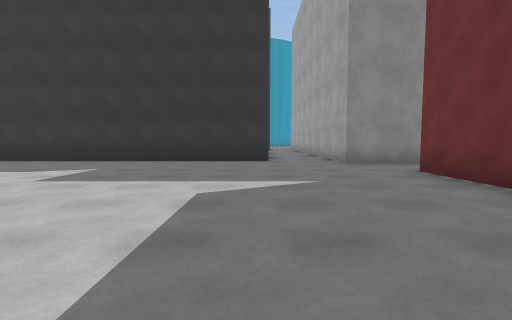
[1] (above)

24 first-person views from a walk through a scene from a Unity 3-D project. The camera is 1.2 m above the floor, tilts 4° down and sees 85° across. The floor is counted in squares, 2 m on a side. Each view is taken from the middle of a square. On the plan, view 1 faces up. The plan holds only what a view shows up to about 9 squares ahead; the rest is blank. The place goes on beyond the plan. The player character is not drawn. Surface patterns are stand-ins for the level's own textures.

[2]
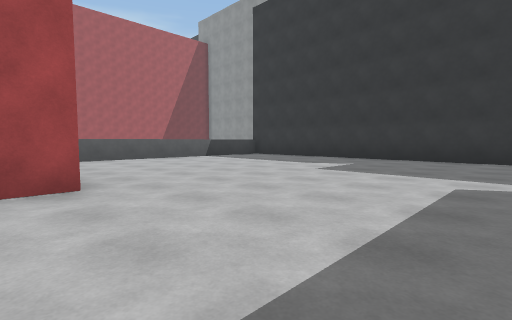

[3]
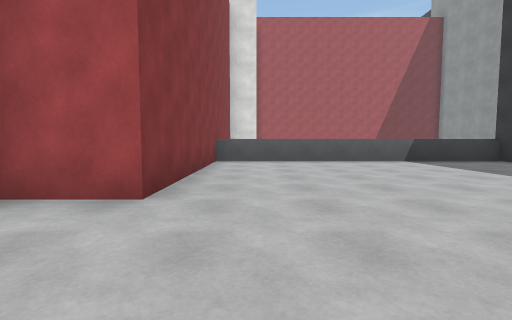

[4]
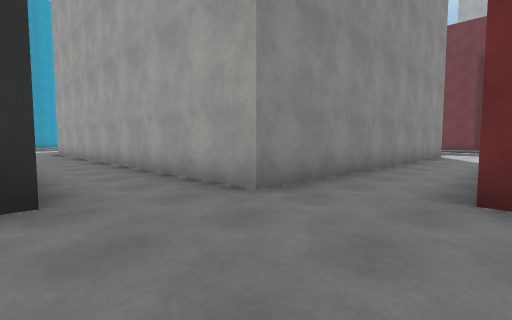

[5]
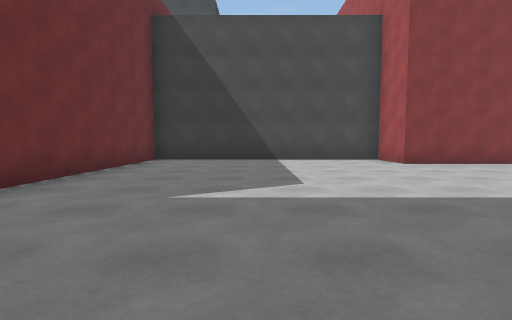

[6]
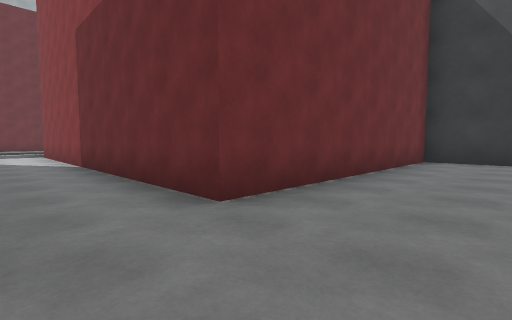

[7]
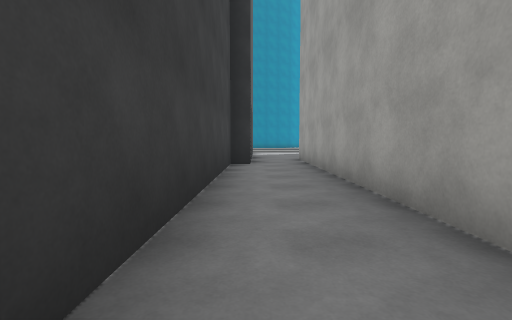

[8]
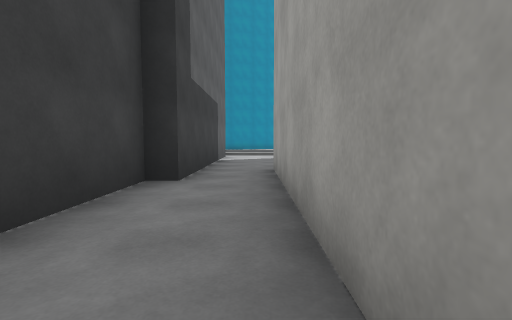

[9]
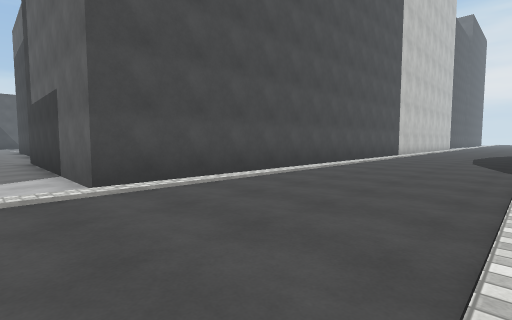

[10]
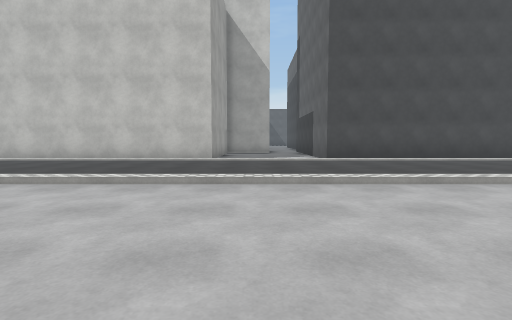

[11]
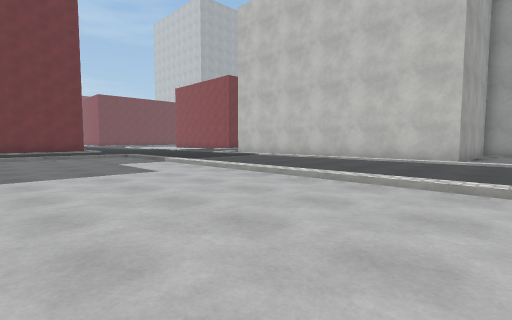

[12]
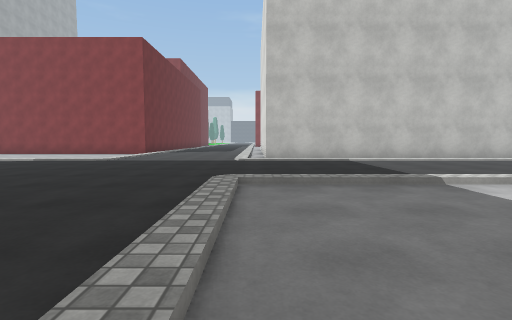

[13]
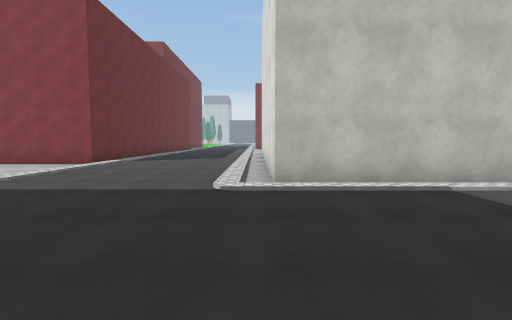

[14]
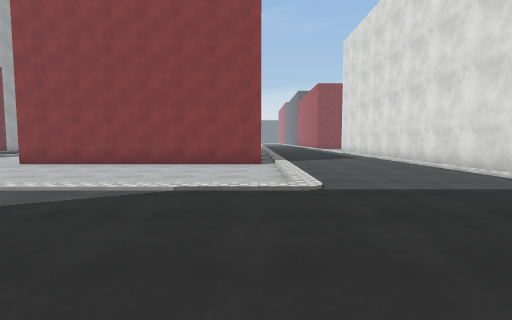

[15]
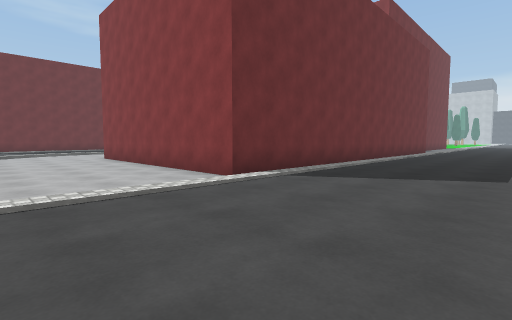

[16]
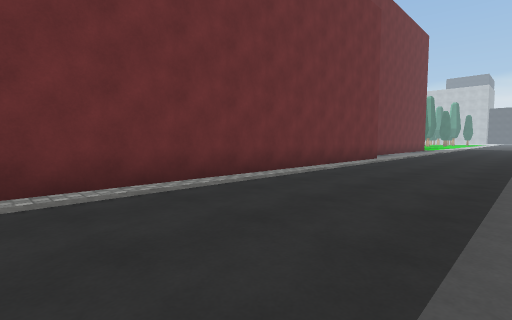

[17]
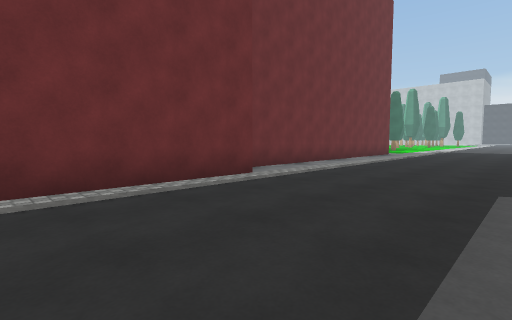

[18]
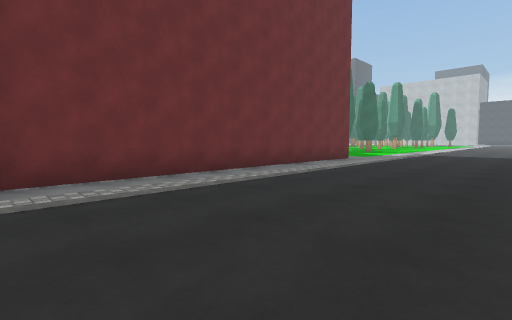

[19]
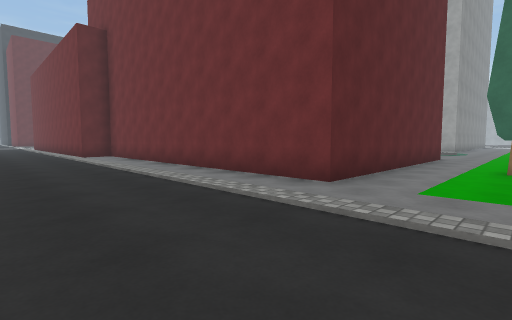

[20]
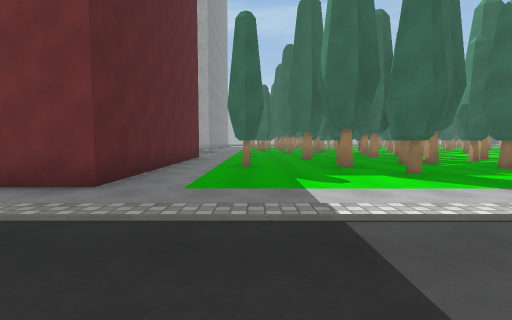

[21]
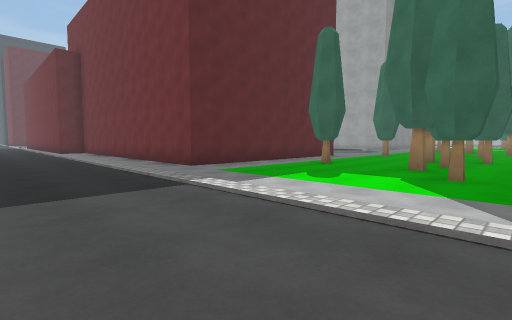

[22]
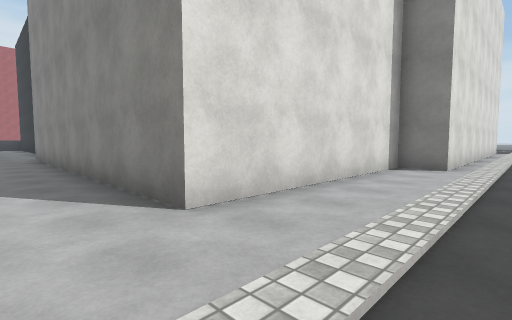

[23]
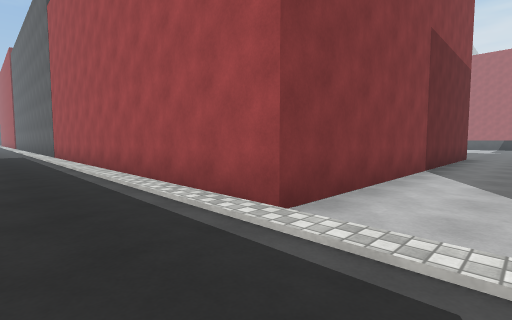

[24]
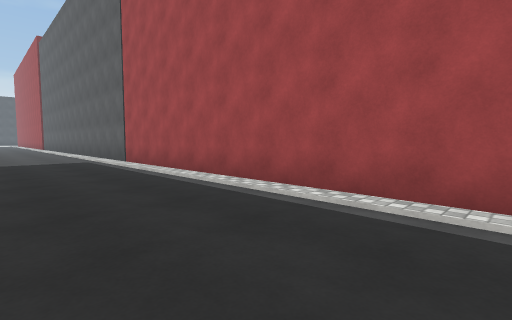

### Floor plan
Key: @ floor where view 1 was taken; # wall or solid block; . floor; / step, stairs or slope; T tree.
Columns run from 9 left of view 1 to 25 right of it. Each row starts with its distance up from view 1.
 32             ........../
 31            .........../.
 30           ............/..
 29          ............./...
 28   /////////////////////..../
 27 .............................
 26 ..............................
 25  ..............................
 24   /////////////////////....////
 23    #######..  ########/...........
 22          #.. .#      #/............
 21          #.. .#      #/............
 20          #..         #/............
 19          #..         #/....########
 18          #..#        #/....#
 17          #..#        #/....#
 16          #..#        #/....#
 15          #..#        #/....#
 14          #..#        #/....#
 13          #..#       ##/....#
 12          #..#       #./....#
 11          #..#       #./....#
 10           ..#       #./....#
  9           ..#       #./....#
  8 ##########..#########./....##
  7 #...................../.....#
  6 #...................../.....#
  5 #............##########.....#
  4 #............#        #.....#
  3 #............#        #.....#
  2 #............#        #.....#
  1 #............#        #.....#
  0 #........@...#        #.....#
 -1 ######.......#        #.....#
 -2      #########        #.....#######
 -3                       #............
 -4                       #............
 -5                       #........T..
 -6                       #...........
 -7                       #........T..T
 -8                        ......T..T.T
 -9                         ........T.

Where each view was taken, in squares from view 1:
view 1: 0 up, 0 right, facing up
view 2: 1 down, 0 right, facing up-left
view 3: 1 up, 1 left, facing left
view 4: 5 up, 0 right, facing up-right
view 5: 7 up, 0 right, facing down
view 6: 7 up, 1 right, facing down-right
view 7: 10 up, 1 right, facing up
view 8: 13 up, 2 right, facing up
view 9: 28 up, 2 right, facing down-left
view 10: 32 up, 3 right, facing down
view 11: 32 up, 3 right, facing down-right
view 12: 32 up, 13 right, facing down
view 13: 28 up, 13 right, facing down
view 14: 28 up, 18 right, facing down
view 15: 23 up, 14 right, facing down-right
view 16: 17 up, 14 right, facing down-right
view 17: 11 up, 14 right, facing down-right
view 18: 7 up, 14 right, facing down-right
view 19: 5 down, 15 right, facing up-right
view 20: 5 down, 15 right, facing right
view 21: 9 down, 15 right, facing up-right
view 22: 6 up, 14 right, facing up-left
view 23: 7 up, 15 right, facing down-left
view 24: 3 up, 16 right, facing down-left
